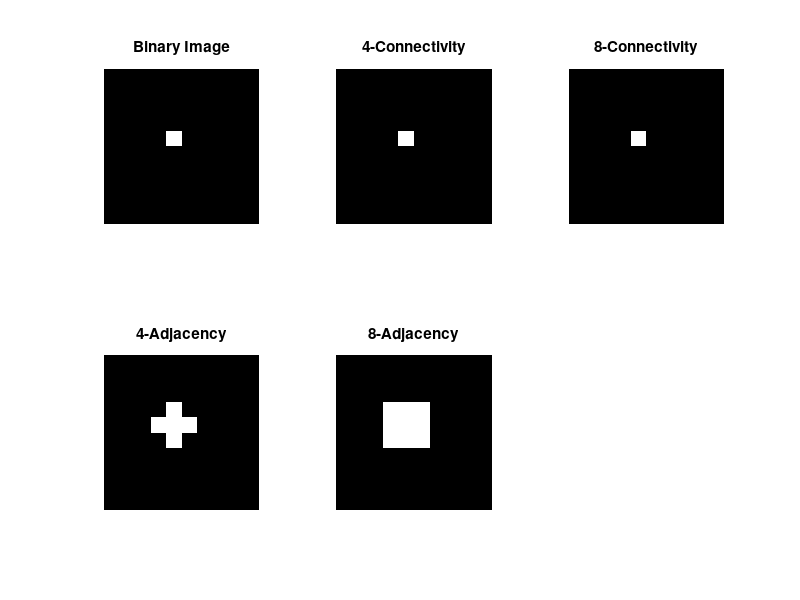
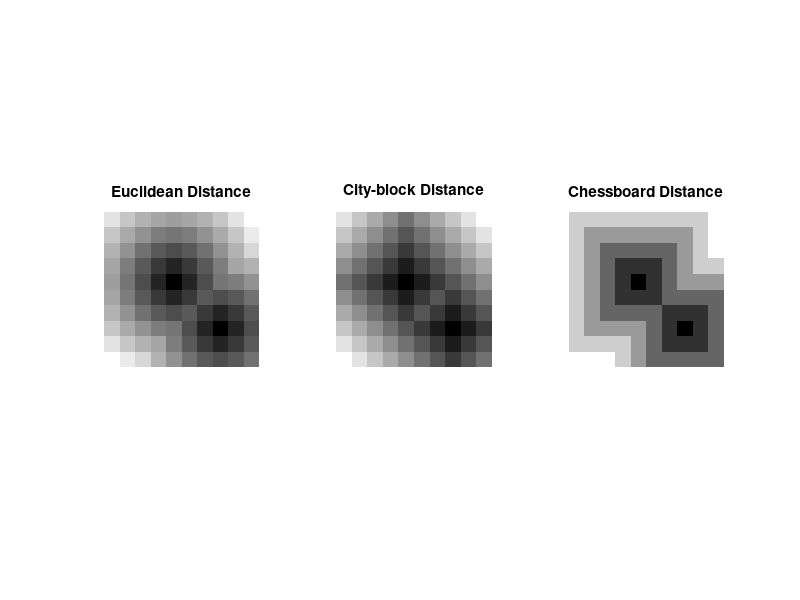

The MATLAB source for these figures, in order:
% Create a binary image
I = zeros(10, 10);
I(5, 5) = 1; % Set a pixel to 1 (object pixel)

% Display the binary image
figure;
subplot(2, 3, 1);
imshow(I);
title('Binary Image');

% 4-connectivity
conn4 = bwconncomp(I, 4);

% Display 4-connectivity result
subplot(2, 3, 2);
imshow(labelmatrix(conn4), []);
title('4-Connectivity');

% 8-connectivity
conn8 = bwconncomp(I, 8);

% Display 8-connectivity result
subplot(2, 3, 3);
imshow(labelmatrix(conn8), []);
title('8-Connectivity');

% Adjacency of a pixel (for demonstration, we will use pixel (5,5))
adj4 = false(size(I));
adj8 = false(size(I));
[x, y] = size(I);
for i = 1:x
    for j = 1:y
        if I(i, j) == 1
            % 4-adjacency
            if i > 1, adj4(i-1, j) = true; end
            if i < x, adj4(i+1, j) = true; end
            if j > 1, adj4(i, j-1) = true; end
            if j < y, adj4(i, j+1) = true; end
            % 8-adjacency
            if i > 1 && j > 1, adj8(i-1, j-1) = true; end
            if i > 1, adj8(i-1, j) = true; end
            if i > 1 && j < y, adj8(i-1, j+1) = true; end
            if j > 1, adj8(i, j-1) = true; end
            if j < y, adj8(i, j+1) = true; end
            if i < x && j > 1, adj8(i+1, j-1) = true; end
            if i < x, adj8(i+1, j) = true; end
            if i < x && j < y, adj8(i+1, j+1) = true; end
        end
    end
end
adj4(5, 5) = true;
adj8(5, 5) = true;

% Display 4-adjacency
subplot(2, 3, 4);
imshow(adj4);
title('4-Adjacency');

% Display 8-adjacency
subplot(2, 3, 5);
imshow(adj8);
title('8-Adjacency');

% Distance Metrics
% Create a binary image with two pixels
D = zeros(10, 10);
D(5, 5) = 1;
D(8, 8) = 1;

% Compute Euclidean distance transform
euclideanDist = bwdist(D, 'euclidean');

% Compute City-block distance transform
cityblockDist = bwdist(D, 'cityblock');

% Compute Chessboard distance transform
chessboardDist = bwdist(D, 'chessboard');

% Display distance metrics
figure;
subplot(1, 3, 1);
imshow(euclideanDist, []);
title('Euclidean Distance');

subplot(1, 3, 2);
imshow(cityblockDist, []);
title('City-block Distance');

subplot(1, 3, 3);
imshow(chessboardDist, []);
title('Chessboard Distance');
